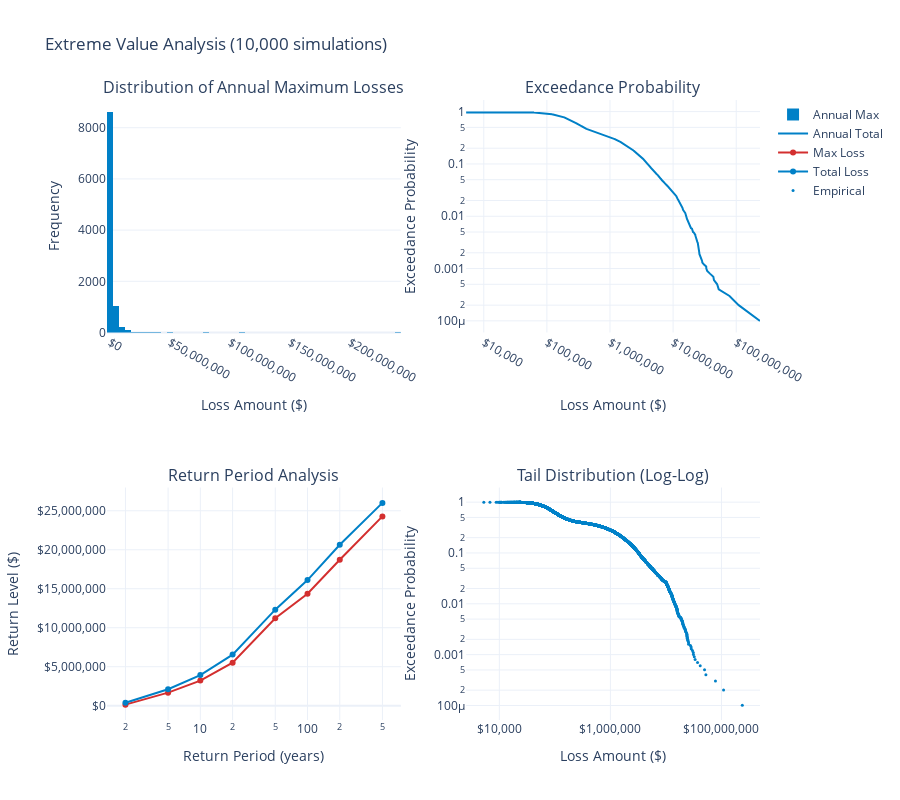

Source (notebook cell):
### Markdown cell above
## 3. Extreme Value Analysis

### Code cell
def extreme_value_analysis(n_simulations=10000):
    """Analyze extreme values and tail behavior."""
    
    generator = ManufacturingLossGenerator(
        attritional_params={
            'base_frequency': 5.0,
            'severity_mean': 50_000,
            'severity_cv': 0.8
        },
        large_params={
            'base_frequency': 0.5,
            'severity_mean': 2_000_000,
            'severity_cv': 1.2
        },
        catastrophic_params={
            'base_frequency': 0.02,
            'severity_xm': 10_000_000,
            'severity_alpha': 2.5
        },
        seed=42
    )
    
    # Simulate annual maximum losses
    annual_maxima = []
    annual_totals = []
    
    for _ in range(n_simulations):
        events, stats = generator.generate_losses(duration=1.0, revenue=10_000_000)
        if events:
            annual_maxima.append(max(e.amount for e in events))
        else:
            annual_maxima.append(0)
        annual_totals.append(stats['total_amount'])
    
    # Sort for percentile analysis
    sorted_maxima = np.sort(annual_maxima)
    sorted_totals = np.sort(annual_totals)
    
    # Create visualizations
    fig = make_subplots(
        rows=2, cols=2,
        subplot_titles=(
            'Distribution of Annual Maximum Losses',
            'Exceedance Probability',
            'Return Period Analysis',
            'Tail Distribution (Log-Log)'
        )
    )
    
    # Distribution of annual maxima
    fig.add_trace(
        go.Histogram(
            x=annual_maxima,
            nbinsx=50,
            name='Annual Max',
            marker_color=WSJ_COLORS['blue']
        ),
        row=1, col=1
    )
    
    # Exceedance probability
    exceedance_prob = 1 - np.arange(len(sorted_totals)) / len(sorted_totals)
    fig.add_trace(
        go.Scatter(
            x=sorted_totals,
            y=exceedance_prob,
            mode='lines',
            name='Annual Total',
            line=dict(color=WSJ_COLORS['blue'])
        ),
        row=1, col=2
    )
    
    # Return period analysis
    return_periods = [2, 5, 10, 20, 50, 100, 200, 500]
    return_levels_max = []
    return_levels_total = []
    
    for rp in return_periods:
        percentile = 100 * (1 - 1/rp)
        return_levels_max.append(np.percentile(annual_maxima, percentile))
        return_levels_total.append(np.percentile(annual_totals, percentile))
    
    fig.add_trace(
        go.Scatter(
            x=return_periods,
            y=return_levels_max,
            mode='lines+markers',
            name='Max Loss',
            line=dict(color=WSJ_COLORS['red'])
        ),
        row=2, col=1
    )
    
    fig.add_trace(
        go.Scatter(
            x=return_periods,
            y=return_levels_total,
            mode='lines+markers',
            name='Total Loss',
            line=dict(color=WSJ_COLORS['blue'])
        ),
        row=2, col=1
    )
    
    # Tail distribution (log-log plot)
    # Only plot non-zero values for log scale
    non_zero_maxima = [x for x in sorted_maxima if x > 0]
    if non_zero_maxima:
        tail_prob = 1 - np.arange(len(non_zero_maxima)) / len(non_zero_maxima)
        fig.add_trace(
            go.Scatter(
                x=non_zero_maxima,
                y=tail_prob,
                mode='markers',
                name='Empirical',
                marker=dict(size=3, color=WSJ_COLORS['blue'])
            ),
            row=2, col=2
        )
    
    # Update layout
    fig.update_layout(
        height=800,
        showlegend=True,
        title_text=f"Extreme Value Analysis ({n_simulations:,} simulations)",
        template='plotly_white'
    )
    
    fig.update_xaxes(title_text="Loss Amount ($)", row=1, col=1, tickformat='$,.0f')
    fig.update_xaxes(title_text="Loss Amount ($)", row=1, col=2, tickformat='$,.0f', type='log')
    fig.update_xaxes(title_text="Return Period (years)", row=2, col=1, type='log')
    fig.update_xaxes(title_text="Loss Amount ($)", row=2, col=2, type='log', tickformat='$,.0f')
    
    fig.update_yaxes(title_text="Frequency", row=1, col=1)
    fig.update_yaxes(title_text="Exceedance Probability", row=1, col=2, type='log')
    fig.update_yaxes(title_text="Return Level ($)", row=2, col=1, tickformat='$,.0f')
    fig.update_yaxes(title_text="Exceedance Probability", row=2, col=2, type='log')
    
    fig.show()
    
    # Print return period table
    print("\nReturn Period Analysis:")
    print("="*70)
    print(f"{'Return Period':<15} {'Max Loss':<20} {'Total Loss':<20}")
    print("-"*70)
    for i, rp in enumerate(return_periods):
        print(f"{rp:>10} year {'${:,.0f}'.format(return_levels_max[i]):<20} {'${:,.0f}'.format(return_levels_total[i]):<20}")

# Run extreme value analysis
extreme_value_analysis(n_simulations=10000)

### Figure 1 — Plotly figure (JSON) as saved in the notebook; plotly's stock layout.template omitted (floating-point values rounded to 4 significant figures; data arrays with more than 128 entries replaced by an {"elided": "..."} marker saying what was removed)
{"data": [{"marker": {"color": "#0080C7"}, "name": "Annual Max", "nbinsx": 50, "type": "histogram", "x": {"elided": "10000 float values"}, "xaxis": "x", "yaxis": "y"}, {"line": {"color": "#0080C7"}, "mode": "lines", "name": "Annual Total", "type": "scatter", "x": {"elided": "10000 float values"}, "xaxis": "x2", "y": {"elided": "10000 float values"}, "yaxis": "y2"}, {"line": {"color": "#D32F2F"}, "mode": "lines+markers", "name": "Max Loss", "type": "scatter", "x": [2, 5, 10, 20, 50, 100, 200, 500], "xaxis": "x3", "y": [141000.0, 1675000.0, 3222000.0, 5525000.0, 11220000.0, 14360000.0, 18720000.0, 24280000.0], "yaxis": "y3"}, {"line": {"color": "#0080C7"}, "mode": "lines+markers", "name": "Total Loss", "type": "scatter", "x": [2, 5, 10, 20, 50, 100, 200, 500], "xaxis": "x3", "y": [380000.0, 2115000.0, 3932000.0, 6554000.0, 12320000.0, 16110000.0, 20640000.0, 26010000.0], "yaxis": "y3"}, {"marker": {"color": "#0080C7", "size": 3}, "mode": "markers", "name": "Empirical", "type": "scatter", "x": {"elided": "9958 float values"}, "xaxis": "x4", "y": {"elided": "9958 float values"}, "yaxis": "y4"}], "layout": {"annotations": [{"font": {"size": 16}, "showarrow": false, "text": "Distribution of Annual Maximum Losses", "x": 0.225, "xanchor": "center", "xref": "paper", "y": 1, "yanchor": "bottom", "yref": "paper"}, {"font": {"size": 16}, "showarrow": false, "text": "Exceedance Probability", "x": 0.775, "xanchor": "center", "xref": "paper", "y": 1, "yanchor": "bottom", "yref": "paper"}, {"font": {"size": 16}, "showarrow": false, "text": "Return Period Analysis", "x": 0.225, "xanchor": "center", "xref": "paper", "y": 0.375, "yanchor": "bottom", "yref": "paper"}, {"font": {"size": 16}, "showarrow": false, "text": "Tail Distribution (Log-Log)", "x": 0.775, "xanchor": "center", "xref": "paper", "y": 0.375, "yanchor": "bottom", "yref": "paper"}], "height": 800, "showlegend": true, "title": {"text": "Extreme Value Analysis (10,000 simulations)"}, "xaxis": {"anchor": "y", "domain": [0, 0.45], "tickformat": "$,.0f", "title": {"text": "Loss Amount ($)"}}, "xaxis2": {"anchor": "y2", "domain": [0.55, 1], "tickformat": "$,.0f", "title": {"text": "Loss Amount ($)"}, "type": "log"}, "xaxis3": {"anchor": "y3", "domain": [0, 0.45], "title": {"text": "Return Period (years)"}, "type": "log"}, "xaxis4": {"anchor": "y4", "domain": [0.55, 1], "tickformat": "$,.0f", "title": {"text": "Loss Amount ($)"}, "type": "log"}, "yaxis": {"anchor": "x", "domain": [0.625, 1], "title": {"text": "Frequency"}}, "yaxis2": {"anchor": "x2", "domain": [0.625, 1], "title": {"text": "Exceedance Probability"}, "type": "log"}, "yaxis3": {"anchor": "x3", "domain": [0, 0.375], "tickformat": "$,.0f", "title": {"text": "Return Level ($)"}}, "yaxis4": {"anchor": "x4", "domain": [0, 0.375], "title": {"text": "Exceedance Probability"}, "type": "log"}}}
